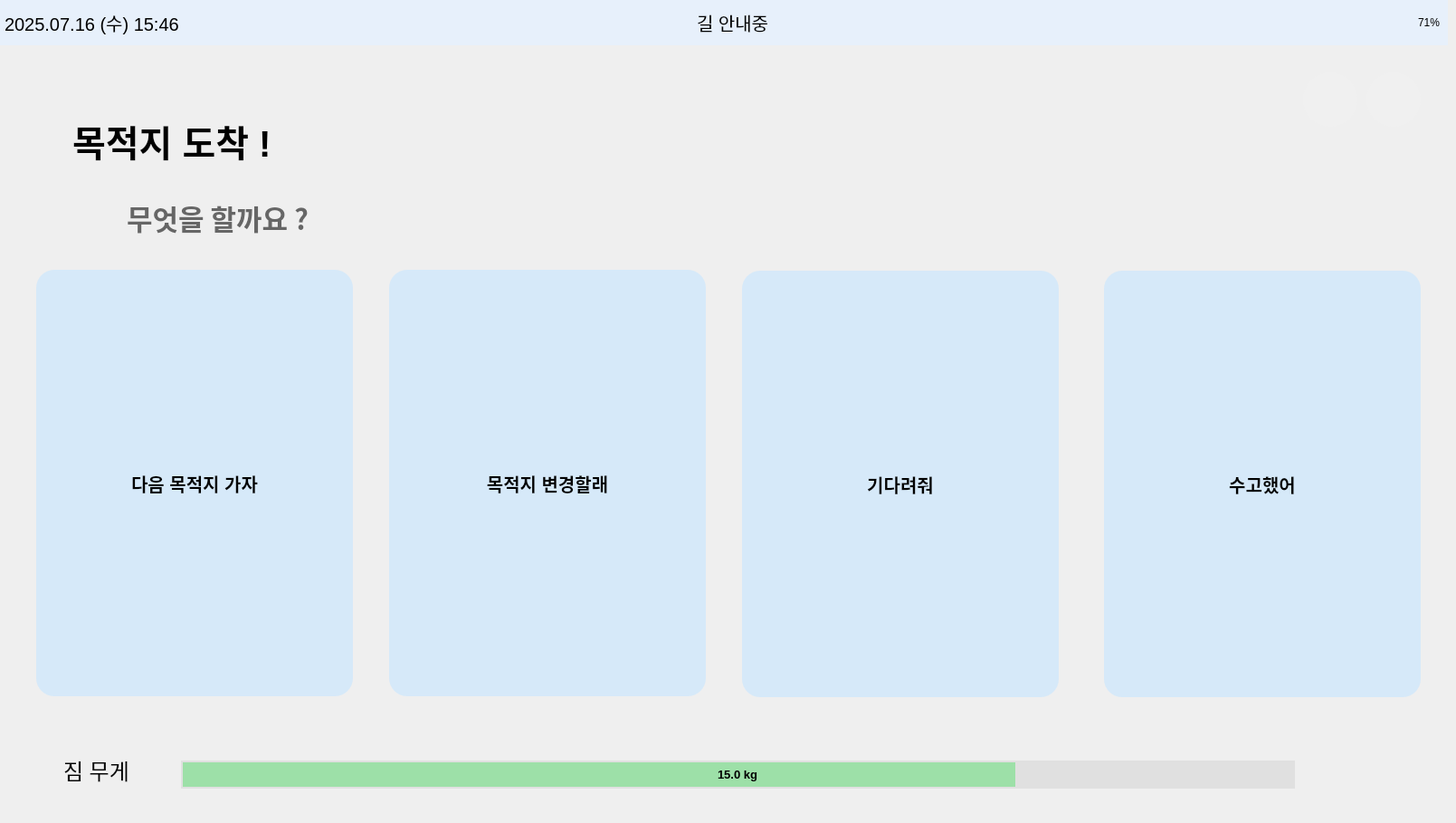
    <widget class="QWidget" name="page_decision_after_arrived">
     <widget class="QPushButton" name="btn_go_next_goal9">
      <property name="geometry">
       <rect>
        <x>40</x>
        <y>298</y>
        <width>350</width>
        <height>471</height>
       </rect>
      </property>
      <property name="font">
       <font>
        <pointsize>-1</pointsize>
        <weight>75</weight>
        <bold>true</bold>
       </font>
      </property>
      <property name="styleSheet">
       <string notr="true">QPushButton {
    background-color: #d6e9f9;
    border: none;
    border-radius: 20px;  /* 숫자 키울수록 더 둥글게 */
    padding: 8px 16px;    /* 내부 여백 */
    font-size: 20px;      /* 글자 크기(선택사항) */
}
</string>
      </property>
      <property name="text">
       <string>다음 목적지 가자</string>
      </property>
     </widget>
     <widget class="QProgressBar" name="weight_bar9">
      <property name="geometry">
       <rect>
        <x>200</x>
        <y>840</y>
        <width>1231</width>
        <height>31</height>
       </rect>
      </property>
      <property name="font">
       <font>
        <pointsize>10</pointsize>
        <weight>75</weight>
        <bold>true</bold>
       </font>
      </property>
      <property name="styleSheet">
       <string notr="true">QProgressBar {
    border: 2px solid #E0E0E0;         /* 테두리: 불투명 회색 */
    border-radius: 30px;               /* 둥글게 */
    background-color: #E0E0E0;         /* 배경: 불투명 연회색 */
    text-align: center;                /* 텍스트 중앙 정렬 */
}

QProgressBar::chunk {
    background-color: rgba(129, 224, 144, 180);   /* 초록색 바 + 투명도 */
    border-radius: 30px;
}
</string>
      </property>
      <property name="maximum">
       <number>20000</number>
      </property>
      <property name="value">
       <number>15000</number>
      </property>
      <property name="format">
       <string>15.0 kg</string>
      </property>
     </widget>
     <widget class="QPushButton" name="btn_back9">
      <property name="geometry">
       <rect>
        <x>1510</x>
        <y>80</y>
        <width>60</width>
        <height>60</height>
       </rect>
      </property>
      <property name="palette">
       <palette>
        <active>
         <colorrole role="Button">
          <brush brushstyle="SolidPattern">
           <color alpha="255">
            <red>240</red>
            <green>240</green>
            <blue>240</blue>
           </color>
          </brush>
         </colorrole>
         <colorrole role="Base">
          <brush brushstyle="SolidPattern">
           <color alpha="255">
            <red>240</red>
            <green>240</green>
            <blue>240</blue>
           </color>
          </brush>
         </colorrole>
         <colorrole role="Window">
          <brush brushstyle="SolidPattern">
           <color alpha="255">
            <red>240</red>
            <green>240</green>
            <blue>240</blue>
           </color>
          </brush>
         </colorrole>
        </active>
        <inactive>
         <colorrole role="Button">
          <brush brushstyle="SolidPattern">
           <color alpha="255">
            <red>240</red>
            <green>240</green>
            <blue>240</blue>
           </color>
          </brush>
         </colorrole>
         <colorrole role="Base">
          <brush brushstyle="SolidPattern">
           <color alpha="255">
            <red>240</red>
            <green>240</green>
            <blue>240</blue>
           </color>
          </brush>
         </colorrole>
         <colorrole role="Window">
          <brush brushstyle="SolidPattern">
           <color alpha="255">
            <red>240</red>
            <green>240</green>
            <blue>240</blue>
           </color>
          </brush>
         </colorrole>
        </inactive>
        <disabled>
         <colorrole role="Button">
          <brush brushstyle="SolidPattern">
           <color alpha="255">
            <red>240</red>
            <green>240</green>
            <blue>240</blue>
           </color>
          </brush>
         </colorrole>
         <colorrole role="Base">
          <brush brushstyle="SolidPattern">
           <color alpha="255">
            <red>240</red>
            <green>240</green>
            <blue>240</blue>
           </color>
          </brush>
         </colorrole>
         <colorrole role="Window">
          <brush brushstyle="SolidPattern">
           <color alpha="255">
            <red>240</red>
            <green>240</green>
            <blue>240</blue>
           </color>
          </brush>
         </colorrole>
        </disabled>
       </palette>
      </property>
      <property name="styleSheet">
       <string notr="true">QPushButton {
    border: none;
    border-radius: 30px;
    background-color: #F0F0F0;
}</string>
      </property>
      <property name="text">
       <string/>
      </property>
      <property name="icon">
       <iconset>
        <normaloff>icon/back.png</normaloff>icon/back.png</iconset>
      </property>
      <property name="iconSize">
       <size>
        <width>40</width>
        <height>40</height>
       </size>
      </property>
     </widget>
     <widget class="QFrame" name="topbar9">
      <property name="geometry">
       <rect>
        <x>0</x>
        <y>0</y>
        <width>1600</width>
        <height>50</height>
       </rect>
      </property>
      <property name="palette">
       <palette>
        <active>
         <colorrole role="WindowText">
          <brush brushstyle="SolidPattern">
           <color alpha="255">
            <red>0</red>
            <green>0</green>
            <blue>0</blue>
           </color>
          </brush>
         </colorrole>
         <colorrole role="Button">
          <brush brushstyle="SolidPattern">
           <color alpha="255">
            <red>231</red>
            <green>240</green>
            <blue>251</blue>
           </color>
          </brush>
         </colorrole>
         <colorrole role="Light">
          <brush brushstyle="SolidPattern">
           <color alpha="255">
            <red>255</red>
            <green>116</green>
            <blue>116</blue>
           </color>
          </brush>
         </colorrole>
         <colorrole role="Midlight">
          <brush brushstyle="SolidPattern">
           <color alpha="255">
            <red>247</red>
            <green>63</green>
            <blue>63</blue>
           </color>
          </brush>
         </colorrole>
         <colorrole role="Dark">
          <brush brushstyle="SolidPattern">
           <color alpha="255">
            <red>120</red>
            <green>6</green>
            <blue>6</blue>
           </color>
          </brush>
         </colorrole>
         <colorrole role="Mid">
          <brush brushstyle="SolidPattern">
           <color alpha="255">
            <red>160</red>
            <green>7</green>
            <blue>7</blue>
           </color>
          </brush>
         </colorrole>
         <colorrole role="Text">
          <brush brushstyle="SolidPattern">
           <color alpha="255">
            <red>0</red>
            <green>0</green>
            <blue>0</blue>
           </color>
          </brush>
         </colorrole>
         <colorrole role="BrightText">
          <brush brushstyle="SolidPattern">
           <color alpha="255">
            <red>255</red>
            <green>255</green>
            <blue>255</blue>
           </color>
          </brush>
         </colorrole>
         <colorrole role="ButtonText">
          <brush brushstyle="SolidPattern">
           <color alpha="255">
            <red>0</red>
            <green>0</green>
            <blue>0</blue>
           </color>
          </brush>
         </colorrole>
         <colorrole role="Base">
          <brush brushstyle="SolidPattern">
           <color alpha="255">
            <red>231</red>
            <green>240</green>
            <blue>251</blue>
           </color>
          </brush>
         </colorrole>
         <colorrole role="Window">
          <brush brushstyle="SolidPattern">
           <color alpha="255">
            <red>231</red>
            <green>240</green>
            <blue>251</blue>
           </color>
          </brush>
         </colorrole>
         <colorrole role="Shadow">
          <brush brushstyle="SolidPattern">
           <color alpha="255">
            <red>0</red>
            <green>0</green>
            <blue>0</blue>
           </color>
          </brush>
         </colorrole>
         <colorrole role="AlternateBase">
          <brush brushstyle="SolidPattern">
           <color alpha="255">
            <red>247</red>
            <green>133</green>
            <blue>133</blue>
           </color>
          </brush>
         </colorrole>
         <colorrole role="ToolTipBase">
          <brush brushstyle="SolidPattern">
           <color alpha="255">
            <red>255</red>
            <green>255</green>
            <blue>220</blue>
           </color>
          </brush>
         </colorrole>
         <colorrole role="ToolTipText">
          <brush brushstyle="SolidPattern">
           <color alpha="255">
            <red>0</red>
            <green>0</green>
            <blue>0</blue>
           </color>
          </brush>
         </colorrole>
         <colorrole role="PlaceholderText">
          <brush brushstyle="SolidPattern">
           <color alpha="128">
            <red>0</red>
            <green>0</green>
            <blue>0</blue>
           </color>
          </brush>
         </colorrole>
        </active>
        <inactive>
         <colorrole role="WindowText">
          <brush brushstyle="SolidPattern">
           <color alpha="255">
            <red>0</red>
            <green>0</green>
            <blue>0</blue>
           </color>
          </brush>
         </colorrole>
         <colorrole role="Button">
          <brush brushstyle="SolidPattern">
           <color alpha="255">
            <red>231</red>
            <green>240</green>
            <blue>251</blue>
           </color>
          </brush>
         </colorrole>
         <colorrole role="Light">
          <brush brushstyle="SolidPattern">
           <color alpha="255">
            <red>255</red>
            <green>116</green>
            <blue>116</blue>
           </color>
          </brush>
         </colorrole>
         <colorrole role="Midlight">
          <brush brushstyle="SolidPattern">
           <color alpha="255">
            <red>247</red>
            <green>63</green>
            <blue>63</blue>
           </color>
          </brush>
         </colorrole>
         <colorrole role="Dark">
          <brush brushstyle="SolidPattern">
           <color alpha="255">
            <red>120</red>
            <green>6</green>
            <blue>6</blue>
           </color>
          </brush>
         </colorrole>
         <colorrole role="Mid">
          <brush brushstyle="SolidPattern">
           <color alpha="255">
            <red>160</red>
            <green>7</green>
            <blue>7</blue>
           </color>
          </brush>
         </colorrole>
         <colorrole role="Text">
          <brush brushstyle="SolidPattern">
           <color alpha="255">
            <red>0</red>
            <green>0</green>
            <blue>0</blue>
           </color>
          </brush>
         </colorrole>
         <colorrole role="BrightText">
          <brush brushstyle="SolidPattern">
           <color alpha="255">
            <red>255</red>
            <green>255</green>
            <blue>255</blue>
           </color>
          </brush>
         </colorrole>
         <colorrole role="ButtonText">
          <brush brushstyle="SolidPattern">
           <color alpha="255">
            <red>0</red>
            <green>0</green>
            <blue>0</blue>
           </color>
          </brush>
         </colorrole>
         <colorrole role="Base">
          <brush brushstyle="SolidPattern">
           <color alpha="255">
            <red>231</red>
            <green>240</green>
            <blue>251</blue>
           </color>
          </brush>
         </colorrole>
         <colorrole role="Window">
          <brush brushstyle="SolidPattern">
           <color alpha="255">
            <red>231</red>
            <green>240</green>
            <blue>251</blue>
           </color>
          </brush>
         </colorrole>
         <colorrole role="Shadow">
          <brush brushstyle="SolidPattern">
           <color alpha="255">
            <red>0</red>
            <green>0</green>
            <blue>0</blue>
           </color>
          </brush>
         </colorrole>
         <colorrole role="AlternateBase">
          <brush brushstyle="SolidPattern">
           <color alpha="255">
            <red>247</red>
            <green>133</green>
            <blue>133</blue>
           </color>
          </brush>
         </colorrole>
         <colorrole role="ToolTipBase">
          <brush brushstyle="SolidPattern">
           <color alpha="255">
            <red>255</red>
            <green>255</green>
            <blue>220</blue>
           </color>
          </brush>
         </colorrole>
         <colorrole role="ToolTipText">
          <brush brushstyle="SolidPattern">
           <color alpha="255">
            <red>0</red>
            <green>0</green>
            <blue>0</blue>
           </color>
          </brush>
         </colorrole>
         <colorrole role="PlaceholderText">
          <brush brushstyle="SolidPattern">
           <color alpha="128">
            <red>0</red>
            <green>0</green>
            <blue>0</blue>
           </color>
          </brush>
         </colorrole>
        </inactive>
        <disabled>
         <colorrole role="WindowText">
          <brush brushstyle="SolidPattern">
           <color alpha="255">
            <red>120</red>
            <green>6</green>
            <blue>6</blue>
           </color>
          </brush>
         </colorrole>
         <colorrole role="Button">
          <brush brushstyle="SolidPattern">
           <color alpha="255">
            <red>231</red>
            <green>240</green>
            <blue>251</blue>
           </color>
          </brush>
         </colorrole>
         <colorrole role="Light">
          <brush brushstyle="SolidPattern">
           <color alpha="255">
            <red>255</red>
            <green>116</green>
            <blue>116</blue>
           </color>
          </brush>
         </colorrole>
         <colorrole role="Midlight">
          <brush brushstyle="SolidPattern">
           <color alpha="255">
            <red>247</red>
            <green>63</green>
            <blue>63</blue>
           </color>
          </brush>
         </colorrole>
         <colorrole role="Dark">
          <brush brushstyle="SolidPattern">
           <color alpha="255">
            <red>120</red>
            <green>6</green>
            <blue>6</blue>
           </color>
          </brush>
         </colorrole>
         <colorrole role="Mid">
          <brush brushstyle="SolidPattern">
           <color alpha="255">
            <red>160</red>
            <green>7</green>
            <blue>7</blue>
           </color>
          </brush>
         </colorrole>
         <colorrole role="Text">
          <brush brushstyle="SolidPattern">
           <color alpha="255">
            <red>120</red>
            <green>6</green>
            <blue>6</blue>
           </color>
          </brush>
         </colorrole>
         <colorrole role="BrightText">
          <brush brushstyle="SolidPattern">
           <color alpha="255">
            <red>255</red>
            <green>255</green>
            <blue>255</blue>
           </color>
          </brush>
         </colorrole>
         <colorrole role="ButtonText">
          <brush brushstyle="SolidPattern">
           <color alpha="255">
            <red>120</red>
            <green>6</green>
            <blue>6</blue>
           </color>
          </brush>
         </colorrole>
         <colorrole role="Base">
          <brush brushstyle="SolidPattern">
           <color alpha="255">
            <red>231</red>
            <green>240</green>
            <blue>251</blue>
           </color>
          </brush>
         </colorrole>
         <colorrole role="Window">
          <brush brushstyle="SolidPattern">
           <color alpha="255">
            <red>231</red>
            <green>240</green>
            <blue>251</blue>
           </color>
          </brush>
         </colorrole>
         <colorrole role="Shadow">
          <brush brushstyle="SolidPattern">
           <color alpha="255">
            <red>0</red>
            <green>0</green>
            <blue>0</blue>
           </color>
          </brush>
         </colorrole>
         <colorrole role="AlternateBase">
          <brush brushstyle="SolidPattern">
           <color alpha="255">
            <red>240</red>
            <green>11</green>
            <blue>11</blue>
           </color>
          </brush>
         </colorrole>
         <colorrole role="ToolTipBase">
          <brush brushstyle="SolidPattern">
           <color alpha="255">
            <red>255</red>
            <green>255</green>
            <blue>220</blue>
           </color>
          </brush>
         </colorrole>
         <colorrole role="ToolTipText">
          <brush brushstyle="SolidPattern">
           <color alpha="255">
            <red>0</red>
            <green>0</green>
            <blue>0</blue>
           </color>
          </brush>
         </colorrole>
         <colorrole role="PlaceholderText">
          <brush brushstyle="SolidPattern">
           <color alpha="128">
            <red>0</red>
            <green>0</green>
            <blue>0</blue>
           </color>
          </brush>
         </colorrole>
        </disabled>
       </palette>
      </property>
      <property name="styleSheet">
       <string>background-color: #e7f0fb;</string>
      </property>
      <widget class="QLabel" name="label_datetime9">
       <property name="geometry">
        <rect>
         <x>5</x>
         <y>0</y>
         <width>331</width>
         <height>50</height>
        </rect>
       </property>
       <property name="font">
        <font>
         <pointsize>15</pointsize>
        </font>
       </property>
       <property name="text">
        <string>2025.07.16 (수) 15:46</string>
       </property>
      </widget>
      <widget class="QLabel" name="label_battery9">
       <property name="geometry">
        <rect>
         <x>1470</x>
         <y>0</y>
         <width>121</width>
         <height>50</height>
        </rect>
       </property>
       <property name="text">
        <string>71%</string>
       </property>
       <property name="alignment">
        <set>Qt::AlignRight|Qt::AlignTrailing|Qt::AlignVCenter</set>
       </property>
      </widget>
      <widget class="QLabel" name="label_status9">
       <property name="geometry">
        <rect>
         <x>770</x>
         <y>0</y>
         <width>141</width>
         <height>50</height>
        </rect>
       </property>
       <property name="font">
        <font>
         <pointsize>15</pointsize>
         <weight>50</weight>
         <bold>false</bold>
        </font>
       </property>
       <property name="text">
        <string>길 안내중</string>
       </property>
      </widget>
      <widget class="QLabel" name="label_image9">
       <property name="geometry">
        <rect>
         <x>720</x>
         <y>0</y>
         <width>51</width>
         <height>41</height>
        </rect>
       </property>
       <property name="text">
        <string/>
       </property>
       <property name="pixmap">
        <pixmap>icon/길 안내중.png</pixmap>
       </property>
       <property name="scaledContents">
        <bool>true</bool>
       </property>
      </widget>
     </widget>
     <widget class="QLabel" name="label_arrived_text9">
      <property name="geometry">
       <rect>
        <x>80</x>
        <y>90</y>
        <width>281</width>
        <height>131</height>
       </rect>
      </property>
      <property name="font">
       <font>
        <pointsize>30</pointsize>
        <weight>75</weight>
        <bold>true</bold>
       </font>
      </property>
      <property name="styleSheet">
       <string notr="true">background-color: rgba(255, 255, 255, 0);</string>
      </property>
      <property name="text">
       <string>목적지 도착 !</string>
      </property>
      <property name="alignment">
       <set>Qt::AlignLeading|Qt::AlignLeft|Qt::AlignVCenter</set>
      </property>
     </widget>
     <widget class="QLabel" name="label_weight9">
      <property name="geometry">
       <rect>
        <x>70</x>
        <y>830</y>
        <width>101</width>
        <height>41</height>
       </rect>
      </property>
      <property name="font">
       <font>
        <pointsize>18</pointsize>
       </font>
      </property>
      <property name="styleSheet">
       <string notr="true">QLabel {
    color: #000000;  /* 원하는 색상 코드로 변경 */
}
</string>
      </property>
      <property name="text">
       <string>짐 무게</string>
      </property>
      <property name="alignment">
       <set>Qt::AlignLeading|Qt::AlignLeft|Qt::AlignVCenter</set>
      </property>
     </widget>
     <widget class="QPushButton" name="btn_home9">
      <property name="geometry">
       <rect>
        <x>1440</x>
        <y>80</y>
        <width>60</width>
        <height>60</height>
       </rect>
      </property>
      <property name="palette">
       <palette>
        <active>
         <colorrole role="Button">
          <brush brushstyle="SolidPattern">
           <color alpha="255">
            <red>240</red>
            <green>240</green>
            <blue>240</blue>
           </color>
          </brush>
         </colorrole>
         <colorrole role="Base">
          <brush brushstyle="SolidPattern">
           <color alpha="255">
            <red>240</red>
            <green>240</green>
            <blue>240</blue>
           </color>
          </brush>
         </colorrole>
         <colorrole role="Window">
          <brush brushstyle="SolidPattern">
           <color alpha="255">
            <red>240</red>
            <green>240</green>
            <blue>240</blue>
           </color>
          </brush>
         </colorrole>
        </active>
        <inactive>
         <colorrole role="Button">
          <brush brushstyle="SolidPattern">
           <color alpha="255">
            <red>240</red>
            <green>240</green>
            <blue>240</blue>
           </color>
          </brush>
         </colorrole>
         <colorrole role="Base">
          <brush brushstyle="SolidPattern">
           <color alpha="255">
            <red>240</red>
            <green>240</green>
            <blue>240</blue>
           </color>
          </brush>
         </colorrole>
         <colorrole role="Window">
          <brush brushstyle="SolidPattern">
           <color alpha="255">
            <red>240</red>
            <green>240</green>
            <blue>240</blue>
           </color>
          </brush>
         </colorrole>
        </inactive>
        <disabled>
         <colorrole role="Button">
          <brush brushstyle="SolidPattern">
           <color alpha="255">
            <red>240</red>
            <green>240</green>
            <blue>240</blue>
           </color>
          </brush>
         </colorrole>
         <colorrole role="Base">
          <brush brushstyle="SolidPattern">
           <color alpha="255">
            <red>240</red>
            <green>240</green>
            <blue>240</blue>
           </color>
          </brush>
         </colorrole>
         <colorrole role="Window">
          <brush brushstyle="SolidPattern">
           <color alpha="255">
            <red>240</red>
            <green>240</green>
            <blue>240</blue>
           </color>
          </brush>
         </colorrole>
        </disabled>
       </palette>
      </property>
      <property name="styleSheet">
       <string notr="true">QPushButton {
    border: none;
    border-radius: 30px;
    background-color: #F0F0F0;
}</string>
      </property>
      <property name="text">
       <string/>
      </property>
      <property name="icon">
       <iconset>
        <normaloff>icon/home.png</normaloff>icon/home.png</iconset>
      </property>
      <property name="iconSize">
       <size>
        <width>40</width>
        <height>40</height>
       </size>
      </property>
     </widget>
     <widget class="QLabel" name="label_what9">
      <property name="geometry">
       <rect>
        <x>140</x>
        <y>210</y>
        <width>251</width>
        <height>61</height>
       </rect>
      </property>
      <property name="font">
       <font>
        <family>Ubuntu Sans</family>
        <pointsize>23</pointsize>
        <weight>75</weight>
        <bold>true</bold>
       </font>
      </property>
      <property name="styleSheet">
       <string notr="true">QLabel {
    background-color: transparent;  /* 배경 투명 유지 */
    color: #666666;                 /* 텍스트 색상: 진한 회색 */
}
</string>
      </property>
      <property name="text">
       <string>무엇을 할까요 ?</string>
      </property>
      <property name="alignment">
       <set>Qt::AlignLeading|Qt::AlignLeft|Qt::AlignVCenter</set>
      </property>
     </widget>
     <widget class="QPushButton" name="btn_change_goal9">
      <property name="geometry">
       <rect>
        <x>430</x>
        <y>298</y>
        <width>350</width>
        <height>471</height>
       </rect>
      </property>
      <property name="font">
       <font>
        <pointsize>-1</pointsize>
        <weight>75</weight>
        <bold>true</bold>
       </font>
      </property>
      <property name="styleSheet">
       <string notr="true">QPushButton {
    background-color: #d6e9f9;
    border: none;
    border-radius: 20px;  /* 숫자 키울수록 더 둥글게 */
    padding: 8px 16px;    /* 내부 여백 */
    font-size: 20px;      /* 글자 크기(선택사항) */
}
</string>
      </property>
      <property name="text">
       <string>목적지 변경할래</string>
      </property>
     </widget>
     <widget class="QPushButton" name="btn_wait9">
      <property name="geometry">
       <rect>
        <x>820</x>
        <y>299</y>
        <width>350</width>
        <height>471</height>
       </rect>
      </property>
      <property name="font">
       <font>
        <pointsize>-1</pointsize>
        <weight>75</weight>
        <bold>true</bold>
       </font>
      </property>
      <property name="styleSheet">
       <string notr="true">QPushButton {
    background-color: #d6e9f9;
    border: none;
    border-radius: 20px;  /* 숫자 키울수록 더 둥글게 */
    padding: 8px 16px;    /* 내부 여백 */
    font-size: 20px;      /* 글자 크기(선택사항) */
}
</string>
      </property>
      <property name="text">
       <string>기다려줘</string>
      </property>
     </widget>
     <widget class="QPushButton" name="btn_bye9">
      <property name="geometry">
       <rect>
        <x>1220</x>
        <y>299</y>
        <width>350</width>
        <height>471</height>
       </rect>
      </property>
      <property name="font">
       <font>
        <pointsize>-1</pointsize>
        <weight>75</weight>
        <bold>true</bold>
       </font>
      </property>
      <property name="styleSheet">
       <string notr="true">QPushButton {
    background-color: #d6e9f9;
    border: none;
    border-radius: 20px;  /* 숫자 키울수록 더 둥글게 */
    padding: 8px 16px;    /* 내부 여백 */
    font-size: 20px;      /* 글자 크기(선택사항) */
}
</string>
      </property>
      <property name="text">
       <string>수고했어</string>
      </property>
     </widget>
     <widget class="QLabel" name="label_background9">
      <property name="geometry">
       <rect>
        <x>0</x>
        <y>50</y>
        <width>1600</width>
        <height>850</height>
       </rect>
      </property>
      <property name="text">
       <string/>
      </property>
      <property name="pixmap">
       <pixmap>icon/hero-mkif-incheon-international-airport-expressway.jpeg</pixmap>
      </property>
      <property name="scaledContents">
       <bool>true</bool>
      </property>
     </widget>
     <zorder>label_background9</zorder>
     <zorder>btn_go_next_goal9</zorder>
     <zorder>weight_bar9</zorder>
     <zorder>btn_back9</zorder>
     <zorder>topbar9</zorder>
     <zorder>label_arrived_text9</zorder>
     <zorder>label_weight9</zorder>
     <zorder>btn_home9</zorder>
     <zorder>label_what9</zorder>
     <zorder>btn_change_goal9</zorder>
     <zorder>btn_wait9</zorder>
     <zorder>btn_bye9</zorder>
    </widget>
